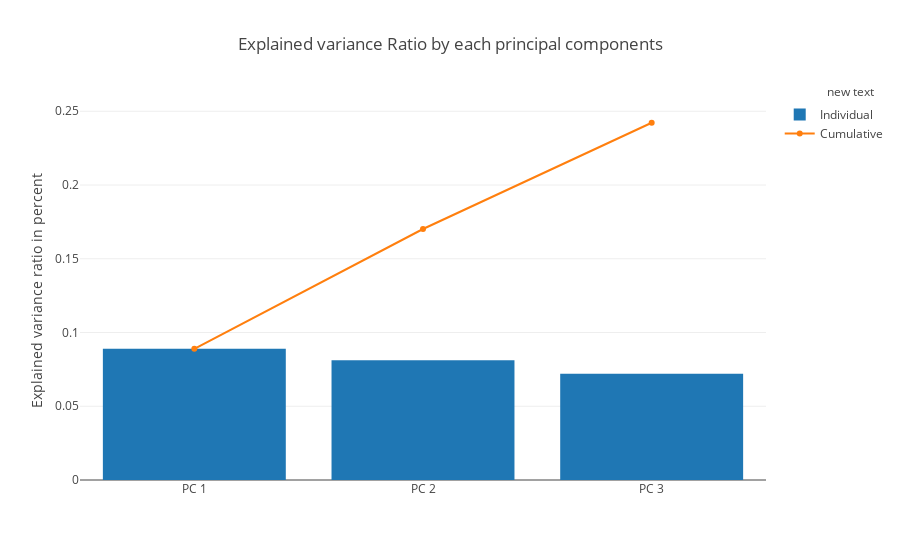

Notebook code cell kept with this figure:
### Code cell
var_ratio = pca.explained_variance_ratio_
cum_var_ratio = np.cumsum(var_ratio)

trace1 = dict(
    type='bar',
    x=['PC %s' %i for i in range(1,5)],
    y=var_ratio,
    name='Individual'
)

trace2 = dict(
    type='scatter',
    x=['PC %s' %i for i in range(1,5)], 
    y=cum_var_ratio,
    name='Cumulative'
)

data = [trace1, trace2]

layout=dict(
    title='Explained variance Ratio by each principal components',
    yaxis=dict(
        title='Explained variance ratio in percent'
    ),
    annotations=list([
        dict(
            x=1.16,
            y=1.05,
            xref='paper',
            yref='paper',
            showarrow=False,
        )
    ])
)

fig = dict(data=data, layout=layout)
iplot(fig)

### Figure 1 — Plotly figure (JSON) as saved in the notebook; plotly's stock layout.template omitted (floating-point values rounded to 4 significant figures)
{"data": [{"name": "Individual", "type": "bar", "uid": "af6346aa-a9cd-46e0-9986-9b9c254f9797", "x": ["PC 1", "PC 2", "PC 3", "PC 4"], "y": [0.08891, 0.08125, 0.07204]}, {"name": "Cumulative", "type": "scatter", "uid": "e2dc3c1e-266f-490c-8751-f7265684d42c", "x": ["PC 1", "PC 2", "PC 3", "PC 4"], "y": [0.08891, 0.1702, 0.2422]}], "layout": {"annotations": [{"showarrow": false, "x": 1.16, "xref": "paper", "y": 1.05, "yref": "paper"}], "title": {"text": "Explained variance Ratio by each principal components"}, "yaxis": {"title": {"text": "Explained variance ratio in percent"}}}}
